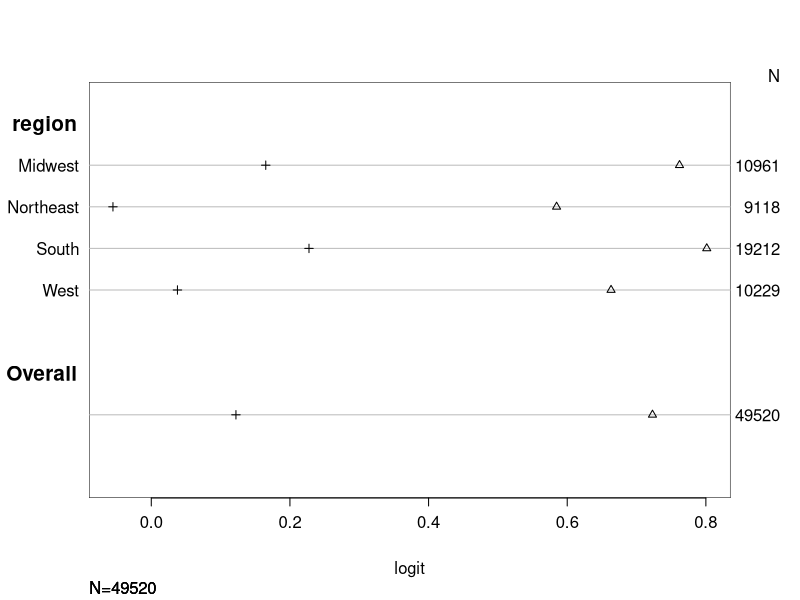
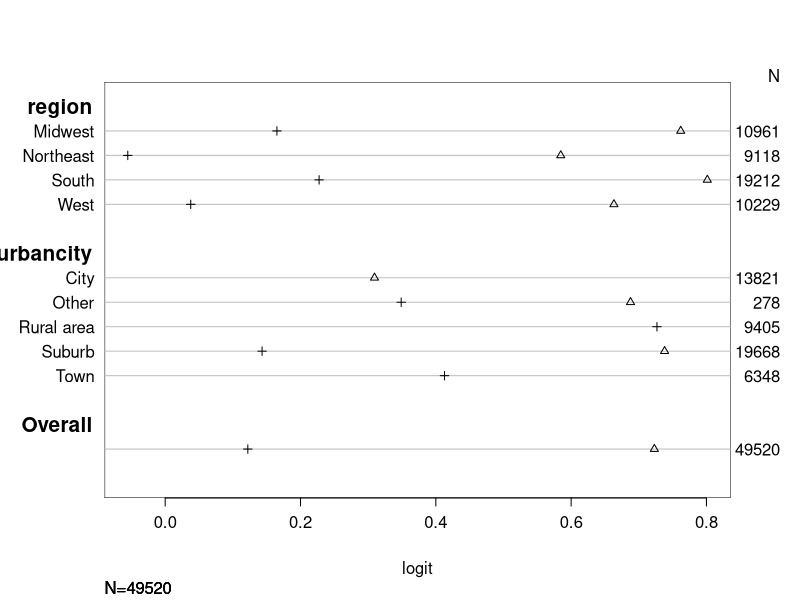

These charts were generated, in order, by the following R code:
## ---- chunk 1

# Import Libraries

library(tidyverse)
library(dplyr)
library(foreign)
library(ggplot2)
library(MASS)
library(Hmisc)
library(reshape2)

#Formatting From 2022 Data

# data <- read_csv('data_2022.csv')
# data <- data %>% filter((!pid7 %in% c(4,8,9))) # dropped moderate and not sure
# data <- data %>% mutate(age = 2022 - birthyr)
# data <- data %>% rename(media = CC22_200_1)
# data <- data %>% select(age, gender4,educ,race,pid7,inputstate,region,media,urbancity,pew_religimp,religpew,faminc_new,child18,sexuality)
# 1 is yes, #2 is no 
## ---- chunk 2

# Clean up data_smol
data_smol <- read.csv("data_smol.csv")

# Get rid of state
data_smol <- data_smol[-6]

#Recoding variables of interest from numbers
data_smol <- data_smol %>%
  mutate(gender4 = case_when(gender4 == '1' ~ 'Man',
                             gender4 == '2' ~ 'Woman',
                             gender4 == '3' ~ 'Other',
                             gender4 == '4' ~ 'Other')) %>%
  mutate(race = recode(race,
                       '1' = 'White',
                       '2' = 'Black',
                       '3' = 'Hispanic',
                       '4' = 'Asian',
                       '5' = 'Native American',
                       '6' = 'Two or more races',
                       '7' = 'Other',
                       '8' = 'Native American')) %>%
  mutate(region = recode(region,
                         '1' = 'Northeast',
                         '2' = 'Midwest',
                         '3' = 'South',
                         '4' = 'West')) %>%
  mutate(educ = factor(recode(educ,
                                 '1' = 'No HS',
                                 '2' = 'HS Graduate',
                                 '3' = 'Some College',
                                 '4' = '2-year',
                                 '5' = '4-year',
                                 '6' = 'Post Grad'), 
                          #after recoding assign levels
                          levels = c(
                            'No HS',
                            'HS Graduate',
                            'Some College',
                            '2-year',
                            '4-year',
                            'Post Grad')))%>%
  mutate(pid7 = as.character(pid7)) %>%
  mutate(pid7 = factor(
    recode(pid7,
      '1' = 'Strong Democrat',
      '2' = 'Not Very Strong Democrat',
      '3' = 'Lean Democrat',
      '5' = 'Lean Republican',
      '6' = 'Not very Strong Republican',
      '7' = 'Strong Republican'),
    #After recoding, we assign the order here
    levels = c(
      'Strong Democrat',
      'Not Very Strong Democrat',
      'Lean Democrat',
      'Lean Republican',
      'Not very Strong Republican',
      'Strong Republican'
    )))%>%
mutate(urbancity = recode(urbancity,
                         '1' = 'City',
                         '2' = 'Suburb',
                         '3' = 'Town',
                         '4' = 'Rural area', 
                         '5' = 'Other'))%>%
mutate(pew_religimp= recode(pew_religimp,
                         '1' = 'Very important ',
                         '2' = 'Somewhat important',
                         '3' = 'Not too important',
                         '4' = 'Not at all important'))%>%
mutate(sexuality= recode(sexuality,
                         '1' = ' Heterosexual / straight',
                         '2' = 'Lesbian / gay woman',
                         '3' = 'Gay man',
                         '4' = 'Bisexual',
                         '5'='Other', 
                         '6'='Prefer not to say'))%>%
mutate(religpew = recode(religpew,
                           '1' = 'Protestant',
                           '2' = 'Roman Catholic',
                           '3' = 'Mormon',
                           '4' = 'Eastern or Greek Orthodox',
                           '5' = 'Jewish',
                           '6' = 'Muslim',
                           '7' = 'Buddhist',
                           '8' = 'Hindu',
                           '9' = 'Atheist',
                           '10' = 'Agnostic',
                           '11' = 'Nothing in particular',
                           '12' = 'Something else'))%>%
mutate(faminc_new=recode(faminc_new,
                      "1" = "Less than $10,000",
                      "2" = "$10,000 - $19,999",
                      "3" = "$20,000 - $29,999",
                      "4" = "$30,000 - $39,999",
                      "5" = "$40,000 - $49,999",
                      "6" = "$50,000 - $59,999",
                      "7" = "$60,000 - $69,999",
                      "8" = "$70,000 - $89,999",
                      "9" = "$80,000 - $99,999",
                      "10" = "$100,000 - $119,999",
                      "11" = "$120,000 - $149,999",
                      "12" = "$150,000 - $199,999",
                      "13" = "$200,000 - $249,999",
                      "14" = "$250,000 - $349,999",
                      "15" = "$350,000 - $499,999",
                      "16" = "$500,000 or more",
                      "97" = "Prefer not to say")) %>%
  mutate(media = ifelse(media == 1, 1, 0)) %>%
  mutate(child18 = ifelse(child18 == 1, 1, 0)) 
## ---- chunk 3
#basic ordered logistic regression taking into account gender and sexuality  
gender_sexuality_model<- polr(pid7 ~ gender4 + sexuality, data = data_smol, Hess=TRUE)

summary(gender_sexuality_model)

## ---- chunk 4

#basic ordered logistic regression taking into account region
region_model<- polr(pid7 ~ region, data = data_smol, Hess=TRUE)
 
summary(region_model)

#basic ordered logistic regression taking into account region and urbancity 
region_urban_model<- polr(pid7 ~ region + urbancity, data = data_smol, Hess=TRUE)

summary(region_urban_model)

pid7_mapping <- c('Strong Democrat' = 1,
                  'Not Very Strong Democrat' = 2,
                  'Lean Democrat' = 3,
                  'Lean Republican' = 4,
                  'Not very Strong Republican' = 5,
                  'Strong Republican' = 6)

data_smol_dinan <- data_smol %>%
  mutate(pid7_num = as.numeric(recode_factor(pid7, !!!pid7_mapping)))


sf <- function(y) {
  c('Y>=1' = qlogis(mean(y >= 1)),
    'Y>=2' = qlogis(mean(y >= 2)),
    'Y>=3' = qlogis(mean(y >= 3)), 
    'Y>=4' = qlogis(mean(y >= 4)),
    'Y>=5' = qlogis(mean(y >= 5)))
}

#testing assumptions for region 
s <- with(data_smol_dinan, summary(as.numeric(pid7_num) ~ region, fun=sf))
# glm(I(as.numeric(pid7_num) >= 2) ~ region, family="binomial", data = data_smol_dinan)
# glm(I(as.numeric(pid7_num) >= 3) ~ region, family="binomial", data = data_smol_dinan)
# glm(I(as.numeric(pid7_num) >= 4) ~ region, family="binomial", data = data_smol_dinan)
# glm(I(as.numeric(pid7_num) >= 5) ~ region, family="binomial", data = data_smol_dinan)

plot(s, which=1:3, pch=1:3, xlab='logit', main=' ', xlim=range(s[,3:4]))


############# checking assumption of second model 
s_2 <- with(data_smol_dinan, summary(as.numeric(pid7_num) ~ region + urbancity, fun=sf))
plot(s_2, which=1:3, pch=1:3, xlab='logit', main=' ', xlim=range(s[,3:4]))



## ---- chunk 5

#religion and religious importance 




# random forest prediction
